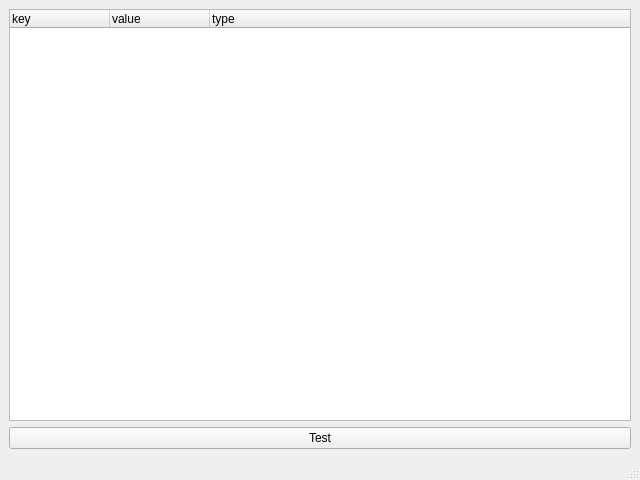
<?xml version="1.0" encoding="UTF-8"?>
<ui version="4.0">
 <class>MainWindow</class>
 <widget class="QMainWindow" name="MainWindow">
  <property name="geometry">
   <rect>
    <x>0</x>
    <y>0</y>
    <width>640</width>
    <height>480</height>
   </rect>
  </property>
  <property name="windowTitle">
   <string>MainWindow</string>
  </property>
  <widget class="QWidget" name="centralwidget">
   <layout class="QVBoxLayout" name="verticalLayout">
    <item>
     <widget class="QTreeWidget" name="json_view">
      <property name="contextMenuPolicy">
       <enum>Qt::CustomContextMenu</enum>
      </property>
      <column>
       <property name="text">
        <string>key</string>
       </property>
      </column>
      <column>
       <property name="text">
        <string>value</string>
       </property>
      </column>
      <column>
       <property name="text">
        <string>type</string>
       </property>
      </column>
     </widget>
    </item>
    <item>
     <widget class="QPushButton" name="test_btn">
      <property name="text">
       <string>Test</string>
      </property>
     </widget>
    </item>
   </layout>
  </widget>
  <widget class="QMenuBar" name="menubar">
   <property name="geometry">
    <rect>
     <x>0</x>
     <y>0</y>
     <width>640</width>
     <height>22</height>
    </rect>
   </property>
  </widget>
  <widget class="QStatusBar" name="statusbar"/>
 </widget>
 <resources/>
 <connections/>
</ui>
